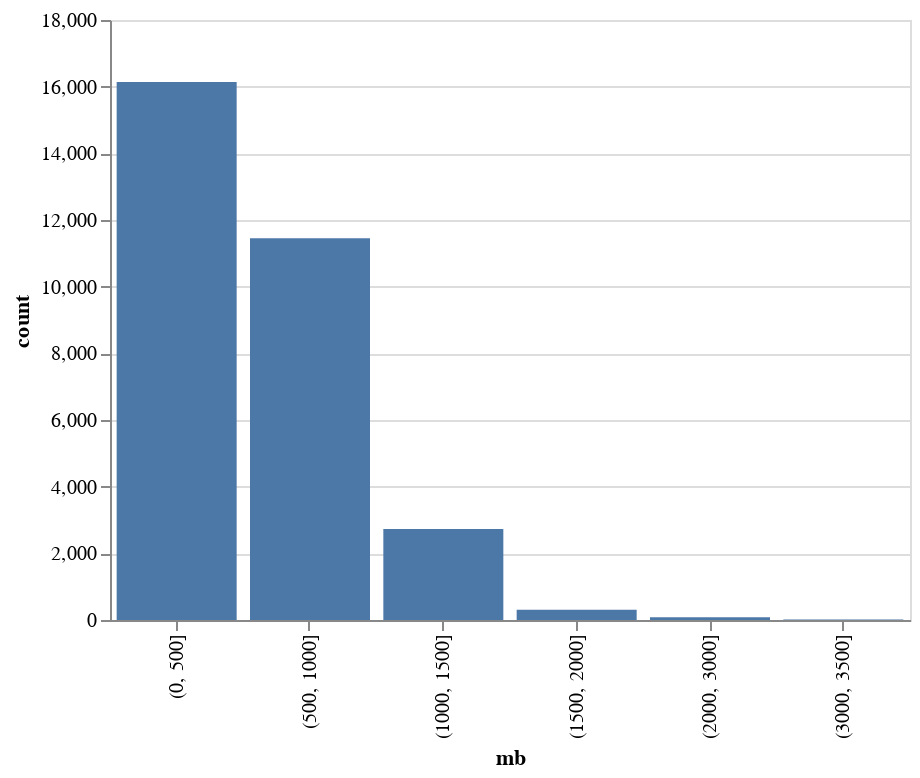

Notebook code for this chart:
### Code cell
alt.Chart(sizes).mark_bar().encode(
    x=alt.X("mb:N", sort=None), y="count:Q", tooltip="count:Q"
).properties(width=400)

### Figure 1 — Vega-Lite specification as saved in the notebook (floating-point values rounded to 4 significant figures)
{"config": {"view": {"continuousWidth": 300, "continuousHeight": 300}}, "data": {"name": "data-15b2f253c0869bfa9f03e36395e6c3d9"}, "mark": {"type": "bar"}, "encoding": {"tooltip": {"field": "count", "type": "quantitative"}, "x": {"field": "mb", "sort": null, "type": "nominal"}, "y": {"field": "count", "type": "quantitative"}}, "width": 400, "$schema": "https://vega.github.io/schema/vega-lite/v5.17.0.json", "datasets": {"data-15b2f253c0869bfa9f03e36395e6c3d9": [{"mb": "(0, 500]", "count": 16143}, {"mb": "(500, 1000]", "count": 11454}, {"mb": "(1000, 1500]", "count": 2733}, {"mb": "(1500, 2000]", "count": 311}, {"mb": "(2000, 3000]", "count": 84}, {"mb": "(3000, 3500]", "count": 12}]}}
